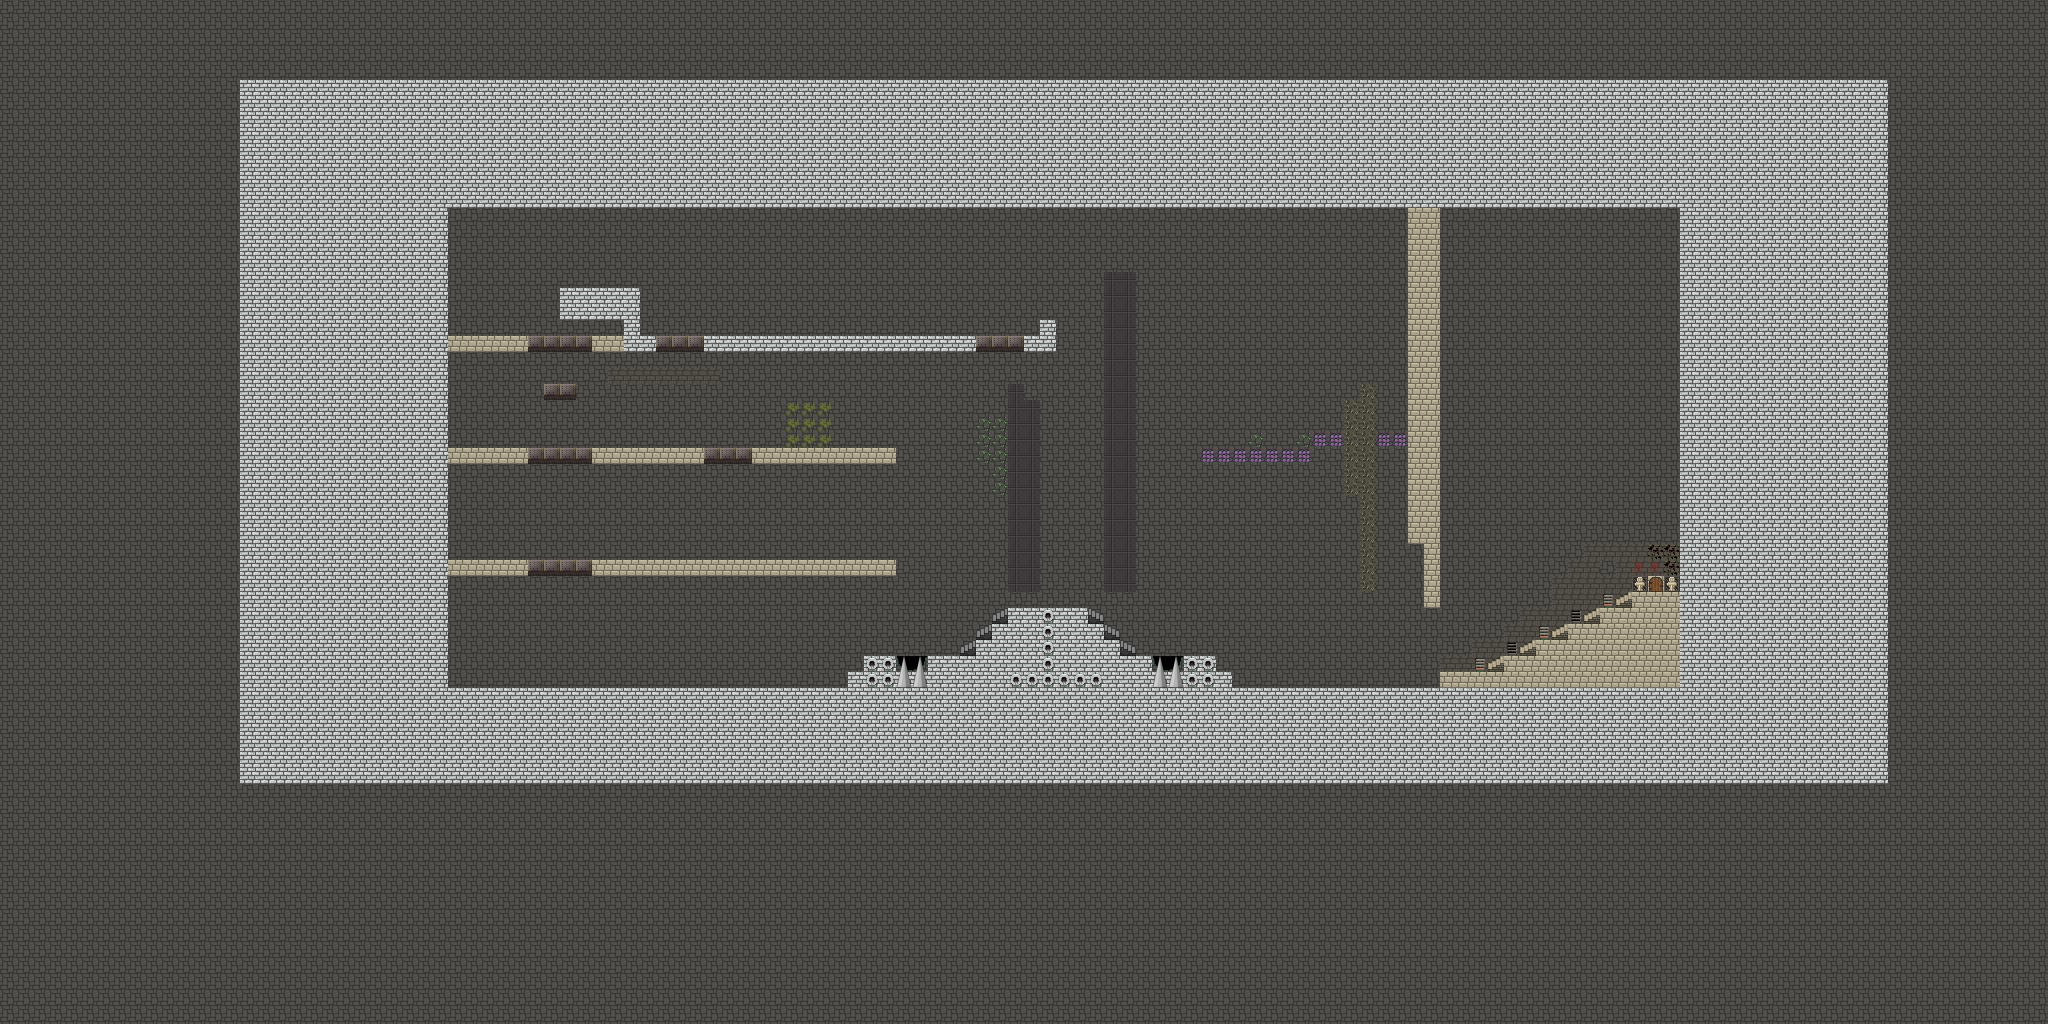

Tiled map render using the project's own tile images. Description and the map definition, with tile-layer contents summarised, below:
An orthogonal 128x64 tile map with 16x16 px tiles, 2 tile layers (Ground, StaticTrapPaint), 6 tilesets and 75 objects.

<map version="1.10" tiledversion="1.10.2" orientation="orthogonal" renderorder="right-down" width="128" height="64" tilewidth="16" tileheight="16" infinite="0" nextlayerid="14" nextobjectid="348">
 <properties>
  <property name="npcPreallocCapDict" value="1:16;3:16;4096:1" />
 </properties>
 <tileset firstgid="1" source="../shared_comps/tiles0.tsx" />
 <tileset firstgid="65" source="../shared_comps/tiles1.tsx" />
 <tileset firstgid="129" source="../shared_comps/tiles2.tsx" />
 <tileset firstgid="193" source="../traps/spike/traps_spike.tsx" />
 <tileset firstgid="202" source="../triggers/switch/triggers_switch.tsx" />
 <tileset firstgid="204" source="../triggers/door/triggers_door.tsx" />
 <layer id="8" name="Ground" width="128" height="64">
  <properties>
   <property name="unity:SortingLayer" value="Background" />
  </properties>
  <data>[8192 cells, 8192 non-empty, 29 distinct tile ids]</data>
 </layer>
 <layer id="12" name="StaticTrapPaint" width="128" height="64">
  <properties>
   <property name="unity:SortingLayer" value="Background" />
  </properties>
  <data>[8192 cells, 508 non-empty, 4 distinct tile ids]</data>
 </layer>
 <objectgroup id="1" name="PlayerStartingPos">
  <object id="137" x="488" y="524">
   <properties>
    <property name="dirX" value="+2" />
    <property name="teamId" value="2" />
   </properties>
   <point />
  </object>
  <object id="135" x="488" y="304">
   <properties>
    <property name="dirX" value="+2" />
    <property name="teamId" value="1" />
   </properties>
   <point />
  </object>
 </objectgroup>
 <objectgroup id="13" name="TriggerPos">
  <object id="322" gid="203" x="842" y="390" width="24" height="24">
   <properties>
    <property name="bulletTeamId" value="1024" />
    <property name="delayedFrames" value="45" />
    <property name="initVelX" value="0" />
    <property name="initVelY" value="-2" />
    <property name="quota" value="12" />
    <property name="recoveryFrames" value="90" />
    <property name="trackingIdList" value="2,3" />
   </properties>
  </object>
  <object id="323" gid="202" x="1360" y="540" width="24" height="24">
   <properties>
    <property name="bulletTeamId" value="1024" />
    <property name="delayedFrames" value="30" />
    <property name="initVelX" value="0" />
    <property name="initVelY" value="+2" />
    <property name="quota" value="1" />
    <property name="recoveryFrames" value="61857" />
    <property name="trackingIdList" value="1" />
   </properties>
  </object>
  <object id="341" gid="2147483852" x="672" y="560" width="16" height="32">
   <properties>
    <property name="bulletTeamId" value="2" />
    <property name="delayedFrames" value="120" />
    <property name="initVelX" value="-2" />
    <property name="initVelY" value="0" />
    <property name="quota" value="2" />
    <property name="recoveryFrames" value="1200" />
    <property name="spawnChSpeciesIdList" value="1,3" />
    <property name="subCycleQuota" value="2" />
    <property name="subCycleTriggerFrames" value="90" />
   </properties>
  </object>
 </objectgroup>
 <objectgroup id="4" name="NpcStartingPos">
  <object id="195" x="1044" y="524">
   <properties>
    <property name="dirX" value="-2" />
    <property name="speciesId" value="4096" />
    <property name="static" value="1" />
    <property name="teamId" value="3" />
   </properties>
   <point />
  </object>
 </objectgroup>
 <objectgroup id="9" name="TrapStartingPos">
  <properties>
   <property name="unity:SortingLayer" value="Background" />
  </properties>
  <object id="260" x="1648" y="576" width="16" height="16">
   <properties>
    <property name="collisionTypeMask" value="4" />
    <property name="providesEscape" value="1" />
    <property name="speciesId" value="2" />
    <property name="static" value="1" />
   </properties>
  </object>
  <object id="263" x="896" y="672" width="32" height="16">
   <properties>
    <property name="collisionTypeMask" value="4" />
    <property name="providesDamage" value="1" />
    <property name="speciesId" value="2" />
    <property name="static" value="1" />
   </properties>
  </object>
  <object id="264" x="1152" y="672" width="32" height="16">
   <properties>
    <property name="collisionTypeMask" value="4" />
    <property name="providesDamage" value="1" />
    <property name="speciesId" value="2" />
    <property name="static" value="1" />
   </properties>
  </object>
  <object id="285" gid="194" x="896" y="514" width="64" height="32">
   <properties>
    <property name="dirX" value="0" />
    <property name="dirY" value="-2" />
    <property name="speed" value="6" />
   </properties>
  </object>
  <object id="295" x="528" y="336" width="64" height="16">
   <properties>
    <property name="collisionTypeMask" value="5" />
    <property name="providesHardPushback" value="1" />
    <property name="providesSlipJump" value="1" />
    <property name="speciesId" value="1" />
    <property name="static" value="1" />
   </properties>
  </object>
  <object id="297" gid="195" x="752" y="336" width="64" height="32">
   <properties>
    <property name="dirX" value="+2" />
    <property name="speed" value="14" />
   </properties>
  </object>
  <object id="301" x="656" y="336" width="48" height="16">
   <properties>
    <property name="collisionTypeMask" value="5" />
    <property name="providesHardPushback" value="1" />
    <property name="providesSlipJump" value="1" />
    <property name="speciesId" value="1" />
    <property name="static" value="1" />
   </properties>
  </object>
  <object id="302" x="976" y="336" width="48" height="16">
   <properties>
    <property name="collisionTypeMask" value="5" />
    <property name="providesHardPushback" value="1" />
    <property name="providesSlipJump" value="1" />
    <property name="speciesId" value="1" />
    <property name="static" value="1" />
   </properties>
  </object>
  <object id="311" x="704" y="448" width="48" height="16">
   <properties>
    <property name="collisionTypeMask" value="5" />
    <property name="providesHardPushback" value="1" />
    <property name="providesSlipJump" value="1" />
    <property name="speciesId" value="1" />
    <property name="static" value="1" />
   </properties>
  </object>
  <object id="304" x="528" y="448" width="64" height="16">
   <properties>
    <property name="collisionTypeMask" value="5" />
    <property name="providesHardPushback" value="1" />
    <property name="providesSlipJump" value="1" />
    <property name="speciesId" value="1" />
    <property name="static" value="1" />
   </properties>
  </object>
  <object id="306" x="528" y="560" width="64" height="16">
   <properties>
    <property name="collisionTypeMask" value="5" />
    <property name="providesHardPushback" value="1" />
    <property name="providesSlipJump" value="1" />
    <property name="speciesId" value="1" />
    <property name="static" value="1" />
   </properties>
  </object>
  <object id="324" gid="198" x="1408" y="688" width="16" height="64">
   <properties>
    <property name="speed" value="6" />
    <property name="triggerTrackingId" value="1" />
   </properties>
  </object>
  <object id="329" gid="201" x="992" y="420" width="64" height="64">
   <properties>
    <property name="dirY" value="-2" />
    <property name="speed" value="64" />
    <property name="triggerTrackingId" value="2" />
   </properties>
  </object>
  <object id="330" gid="200" x="1072" y="320" width="96" height="96">
   <properties>
    <property name="dirY" value="-2" />
    <property name="speed" value="64" />
    <property name="triggerTrackingId" value="3" />
   </properties>
  </object>
  </objectgroup>
 <objectgroup id="2" name="Barrier">
  <properties>
   <property name="type" value="barrier_and_shelter" />
  </properties>
  <!-- 53 objects omitted --></objectgroup>
 <objectgroup id="5" name="PatrolCue">
  <!-- 27 objects omitted --></objectgroup>
</map>
<!-- 55 of 75 objects omitted -->
